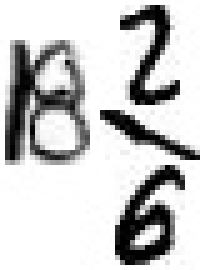
#> input picture SyntheticMixedNumberData/images/17.jpg, 41 x 54 px, given as the content of the folder MNIST/trainingSet/7, which was not available (shown 5 times larger)
$ python ImageCombiner.py
#> lines starting #> are read from the running program, lines starting #| are printed output that depends on the picture; after the words box and inside, x2 and y2 are one past the last pixel; in counts of white or black regions, pixels touching at a corner belong together; pictures that were not available may be replaced by others from this repository, and a replacement may not be noted
#!/usr/local/bin/python3
import json
import math
import random

import cv2 as cv
import numpy as np
import os

from sympy import fraction

# TODO: add tqdm progress bar (report fraction type on bar?)
# TODO: make sure you have all proper directories for synthetic data so "cv.imwrite()" doesn't fail silently


# Gets an MNIST digit in the range 0 to 9.
def getMNIST(digit):
#> called with digit = 7
    if not 0 <= digit <= 9:
        raise Exception("Digit must be between 0 - 9 inclusive")
    # Get the list of all files and directories
    # in the root directory
    path = f'MNIST/trainingSet/{digit}'
    dir_list = os.listdir(path)
    url = path + "/" + random.choice(dir_list)

    image = cv.imread(url)
#> image is the input picture: shape (54, 41, 3); min 0, max 255, mean 202
    gray = cv.cvtColor(image, cv.COLOR_BGR2GRAY)
    gray = 255 * (gray > 200).astype(np.uint8)  # To invert the text to white
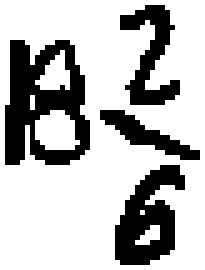
#> gray: shape (54, 41) (shown 5 times larger); 72.9% white; 4 black regions, box (x1, y1, x2, y2) and area: (1, 8, 18, 33) 257, (23, 33, 37, 53) 162, (24, 1, 36, 21) 110, (20, 22, 40, 32) 70
    # cv.imshow("Cropped", gray)  # Show it
    # cv.waitKey(0)
    coords = cv.findNonZero(gray)  # Find all non-zero points (text)
#> coords = contour of 1615 points, box (x1, y1, x2, y2) (0, 0, 41, 54), area 0
    x, y, w, h = cv.boundingRect(coords)  # Find minimum spanning bounding box
#> x = 0; y = 0; w = 41; h = 54
    rect = image[y:y + h, x:x + w]  # Crop the image - note we do this on the original image
    return (~rect)
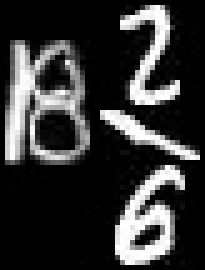
#> returned value: shape (54, 41, 3) (shown 5 times larger); min 0, max 255, mean 53


# Enlarges the smaller image to the big one to get the same height, by adding whitespace.
# Then, cv2.hconcat() them together (which requires exactly same height).
def horizontal_concat(img_1, img_2, fraction):
    # print(f'Before {img_1.shape[0]} {img_1.shape[1]}\n{img_2.shape[0]} {img_2.shape[1]}')
#> called with fraction = False
    if img_1.shape[0] > img_2.shape[0]:
        scale = img_1.shape[0] / img_2.shape[0]
        width = int(img_2.shape[1] * scale)
        dim = (width, img_1.shape[0])
        img_2 = cv.resize(img_2, dim, interpolation=cv.INTER_AREA)
    elif img_2.shape[0] > img_1.shape[0]:
        scale = img_2.shape[0] / img_1.shape[0]
        width = int(img_1.shape[1] * scale)
        dim = (width, img_2.shape[0])
        img_1 = cv.resize(img_1, dim, interpolation=cv.INTER_AREA)
    # img_1 = cv.copyMakeBorder(img_1, 0, 0, 0, 3, cv.BORDER_CONSTANT,
    #                           value=[255, 255, 255])

    if fraction:
        slash = vert_fraction_slash()
        scale = 1.5
        # print(f'scale {scale}')
        width = int(slash.shape[1] * scale)
        height = int(slash.shape[0] * scale)
        dim = (width, height)
        slash = cv.resize(slash, dim, interpolation=cv.INTER_AREA)

        diff1 = (slash.shape[0] - img_1.shape[0]) / 2
        img_1 = cv.copyMakeBorder(img_1, math.ceil(diff1), math.floor(diff1), 0, 0, cv.BORDER_CONSTANT,
                                  value=[255, 255, 255])
        diff2 = (slash.shape[0] - img_2.shape[0]) / 2
        img_2 = cv.copyMakeBorder(img_2, math.ceil(diff2), math.floor(diff2), 0, 0, cv.BORDER_CONSTANT,
                                  value=[255, 255, 255])

        # [11 lines of commented-out code are left out]

        return cv.hconcat([img_1, slash, img_2])
    else:
        return cv.hconcat([img_1, img_2])
#> returned value: shape (54, 82, 3)


# Vertical analog to custom horizontal_concat() function. See horizontal_concat()
# description.
def vertical_concat(img_1, img_2, fraction):
    # print(f'Before {img_1.shape[0]} {img_1.shape[1]}\n{img_2.shape[0]} {img_2.shape[1]}')
#> called with fraction = True
    if img_1.shape[0] > img_2.shape[0]:
        # print(1)
        img_1, img_2 = vertical_resize(img_1, img_2)
    elif img_2.shape[0] > img_1.shape[0]:
        # print(2)
        img_2, img_1 = vertical_resize(img_2, img_1)
    else:
        if img_1.shape[1] > img_2.shape[1]:
            # print(1)
            img_2 = horizontal_resize(img_1, img_2)
        elif img_2.shape[1] > img_1.shape[1]:
            # print(2)
            img_1 = horizontal_resize(img_2, img_1)

    # print(f'After {img_1.shape[0]} {img_1.shape[1]}\n{img_2.shape[0]} {img_2.shape[1]}')
    img_1 = cv.copyMakeBorder(img_1, 0, 1, 0, 0, cv.BORDER_CONSTANT,
                              value=[255, 255, 255])
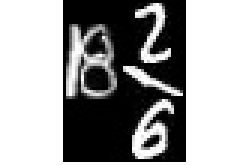
#> img_1: shape (55, 82, 3) (shown 3 times larger); min 0, max 255, mean 155.9
    img_2 = cv.copyMakeBorder(img_2, 1, 0, 0, 0, cv.BORDER_CONSTANT,
                              value=[255, 255, 255])
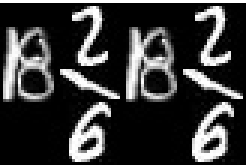
#> img_2: shape (55, 82, 3) (shown 3 times larger); min 0, max 255, mean 56.7
    if fraction:
        slash = horiz_fraction_slash()

        if slash.shape[1] > img_1.shape[1]:
            img_1 = horizontal_resize(slash, img_1)
            img_2 = horizontal_resize(slash, img_2)
        elif slash.shape[1] < img_1.shape[1]:
            slash = horizontal_resize(img_1, slash)

        return cv.vconcat([img_1, slash, img_2])
    else:
        return cv.vconcat([img_1, img_2])


def vertical_resize(bigger, smaller):
    scale = bigger.shape[0] / smaller.shape[0]
    # print(f'scale {scale}')
    width = int(smaller.shape[1] * scale)
    height = int(smaller.shape[0] * scale)
    dim = (width, height)
    new_smaller = cv.resize(smaller, dim, interpolation=cv.INTER_AREA)
    # print(f'New smaller {new_smaller.shape[0]} {new_smaller.shape[1]}')

    if bigger.shape[1] > new_smaller.shape[1]:
        # print(1)
        new_smaller = horizontal_resize(bigger, new_smaller)
    elif new_smaller.shape[1] > bigger.shape[1]:
        # print(2)
        bigger = horizontal_resize(new_smaller, bigger)
    return bigger, new_smaller


def horizontal_resize(bigger, smaller):
    diff = (bigger.shape[1] - smaller.shape[1]) / 2
    new_smaller = cv.copyMakeBorder(smaller, 0, 0, math.ceil(diff), math.floor(diff), cv.BORDER_CONSTANT,
                                    value=[255, 255, 255])
    return new_smaller


def horiz_fraction_slash():
    line = getMNIST(1)
    image = cv.rotate(line, cv.ROTATE_90_CLOCKWISE)
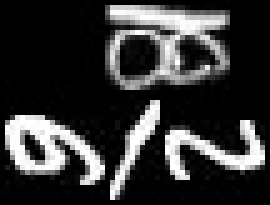
#> image: shape (41, 54, 3) (shown 5 times larger); min 0, max 255, mean 53
    return image


def vert_fraction_slash():
    line = getMNIST(1)
    # image = cv.rotate(line, cv.ROTATE_90_CLOCKWISE)
    return line
    """
    test = 255 * (image > 200).astype(np.uint8)
    mask = cv.inRange(image, np.array([0,0,0]), np.array([100,100,100]))
    print(test)
    print(mask)
    print(f'Fraction {image.shape[0]} {image.shape[1]}\nMask {mask.shape[0]} {mask.shape[1]}')

    test = cv.bitwise_and(~image,~image, mask=mask)
    cv.imwrite("img_slash.png", image)
    """


def create_image(file_name):
    image_file = f'{synthetic_directory}/images/{file_name}'

    whole_digit1 = random.randint(1, 9)
    whole_image1 = getMNIST(whole_digit1)
    # print(f'whole number a: {number1}')

    whole_digit2 = random.randint(0, 9)
    whole_image2 = getMNIST(whole_digit2)

    whole_digit3 = random.randint(0, 9)
    whole_image3 = getMNIST(whole_digit3)
    # print(f'whole number b: {number2}')

    #Determine how many digits make up the fraction
    fraction_digit_count = random.randint(2, 4)
    if fraction_digit_count == 2:
        #The denominator is a power of 2, so it is either 2, 4, or 8
        fraction_digit2 = np.random.choice([2, 4, 8])
        fraction_image2 = getMNIST(fraction_digit2)
        #Numerator is always odd, so pick a random odd number between 1 and the denominator
        if fraction_digit2 == 2:
            fraction_digit1 = 1
            fraction_image1 = getMNIST(fraction_digit1)
        else:
            fraction_digit1 = random.randrange(1, fraction_digit2, 2)
            fraction_image1 = getMNIST(fraction_digit1)
    # print(f'frac a: {number3}')
    # print(f'frac b: {number4}')
    elif fraction_digit_count == 3:
        fraction_digit1 = np.random.choice([1, 3, 5, 7, 9])
        fraction_image1 = getMNIST(fraction_digit1)
        #Two digit denominator is always 16
        fraction_denom1 = 1
        fraction_denom_im1 = getMNIST(fraction_denom1)

        fraction_denom2 = 6
        fraction_denom_im2 = getMNIST(fraction_denom2)
        fraction_digit2 = f'{fraction_denom1}{fraction_denom2}'
        fraction_image2 = horizontal_concat(fraction_denom_im1, fraction_denom_im2, False)
    else:
        fraction_num1 = 1
        fraction_num_im1 = getMNIST(fraction_num1)

        fraction_num2 = np.random.choice([1, 3, 5])
        fraction_num_im2 = getMNIST(fraction_num2)
        fraction_image1 = horizontal_concat(fraction_num_im1, fraction_num_im2, False)
        fraction_digit1 = 10 + fraction_num2

        fraction_denom1 = 1
        fraction_denom_im1 = getMNIST(fraction_denom1)

        fraction_denom2 = 6
        fraction_denom_im2 = getMNIST(fraction_denom2)
        fraction_digit2 = 16
        fraction_image2 = horizontal_concat(fraction_denom_im1, fraction_denom_im2, False)

    # this randint() determines the case of the mixed number to be generated
    # each case is explained before its elif block
    # ******randint() inclusive at both ends******
    fraction_type = random.randint(0, 4)
    #print(f'fraction type: {fraction_type}')

    whole_digit_count = random.randint(1, 3)

    if whole_digit_count == 1:
        text_num = str(whole_digit1)
        whole_number = whole_image1
    elif whole_digit_count == 2:
        text_num = f'{whole_digit1}{whole_digit2}'
        whole_number = horizontal_concat(whole_image1, whole_image2, False)
    else:
        text_num = f'{whole_digit1}{whole_digit2}{whole_digit3}'
        number = horizontal_concat(whole_image1, whole_image2, False)
        whole_number = horizontal_concat(number, whole_image3, False)

    # In this case, the whole number is above the fraction.
    # The fraction is vertical.
    if fraction_type == 0:

        # this line shifts the whole number left by an amount in [1, 40].
        whole_number = cv.copyMakeBorder(whole_number, 7, 7, 1, random.randint(1, 40), cv.BORDER_CONSTANT,
                                         value=[255, 255, 255])

        fraction = vertical_concat(fraction_image1, fraction_image2, True)
        fraction = cv.copyMakeBorder(fraction, 1, 1, 1, 1, cv.BORDER_CONSTANT, value=[255, 255, 255])
        im_tile_resize = vertical_concat(whole_number, fraction, False)

        cv.imwrite(image_file, im_tile_resize)
        text = f'{text_num} {fraction_digit1}/{fraction_digit2}'

    # Whole number image is attached to the fraction at the left.
    # The fraction is vertical (numerator above denominator).
    elif fraction_type == 1:

        whole_number = cv.copyMakeBorder(whole_number, 7, random.randint(7, 25), 1, 1, cv.BORDER_CONSTANT,
                                         value=[255, 255, 255])
        fraction = vertical_concat(fraction_image1, fraction_image2, True)
        fraction = cv.copyMakeBorder(fraction, 1, 1, 1, 1, cv.BORDER_CONSTANT, value=[255, 255, 255])
        im_tile_resize = horizontal_concat(whole_number, fraction, False)
        # im_tile_resize = 255 * (im_tile_resize > 200).astype(np.uint8)  # To darken numbers
        cv.imwrite(image_file, im_tile_resize)
        text = f'{text_num} {fraction_digit1}/{fraction_digit2}'

    # The whole number has whitespace to the right and is above the fraction.
    # The fraction is horizontal.
    elif fraction_type == 2:

        whole_number = cv.copyMakeBorder(whole_number, 7, 7, 1, random.randint(1, 40), cv.BORDER_CONSTANT,
                                         value=[255, 255, 255])
        fraction = horizontal_concat(fraction_image1, fraction_image2, True)
        fraction = cv.copyMakeBorder(fraction, 1, 1, 1, 1, cv.BORDER_CONSTANT, value=[255, 255, 255])
        im_tile_resize = vertical_concat(whole_number, fraction, False)

        cv.imwrite(image_file, im_tile_resize)
        text = f'{text_num} {fraction_digit1}/{fraction_digit2}'

    #There is no fraction at all, just a whole number
    elif fraction_type == 3:
        cv.imwrite(image_file, whole_number)
        text = text_num

    #There is no whole number at all, just a fraction
    else:
        fraction = vertical_concat(fraction_image1, fraction_image2, True)
#> in horizontal_resize (call 2), `new_smaller = cv.copyMakeBorder(smaller, 0, 0, math.ceil(diff), math.f..`:
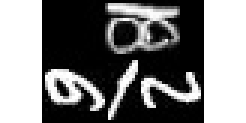
#> new_smaller: shape (41, 82, 3) (shown 3 times larger); min 0, max 255, mean 122
#> in vertical_concat, `return cv.vconcat([img_1, slash, img_2])`:
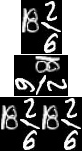
#> returned value: shape (151, 82, 3); min 0, max 255, mean 110.5
        text = f'{fraction_digit1}/{fraction_digit2}'
        cv.imwrite(image_file, fraction)

    print(text)
    labeled_json.append({'filename': file_name, 'text': text})


labeled_json = []
synthetic_directory = "SyntheticMixedNumberData"
if __name__ == '__main__':
    for i in range(1000):
        create_image(f'{i}.jpg')
    labeled_data = json.dumps(labeled_json, indent=4)

    # Writing to sample.json
    with open(f'{synthetic_directory}/labels.json', "w") as outfile:
        outfile.write(labeled_data)
